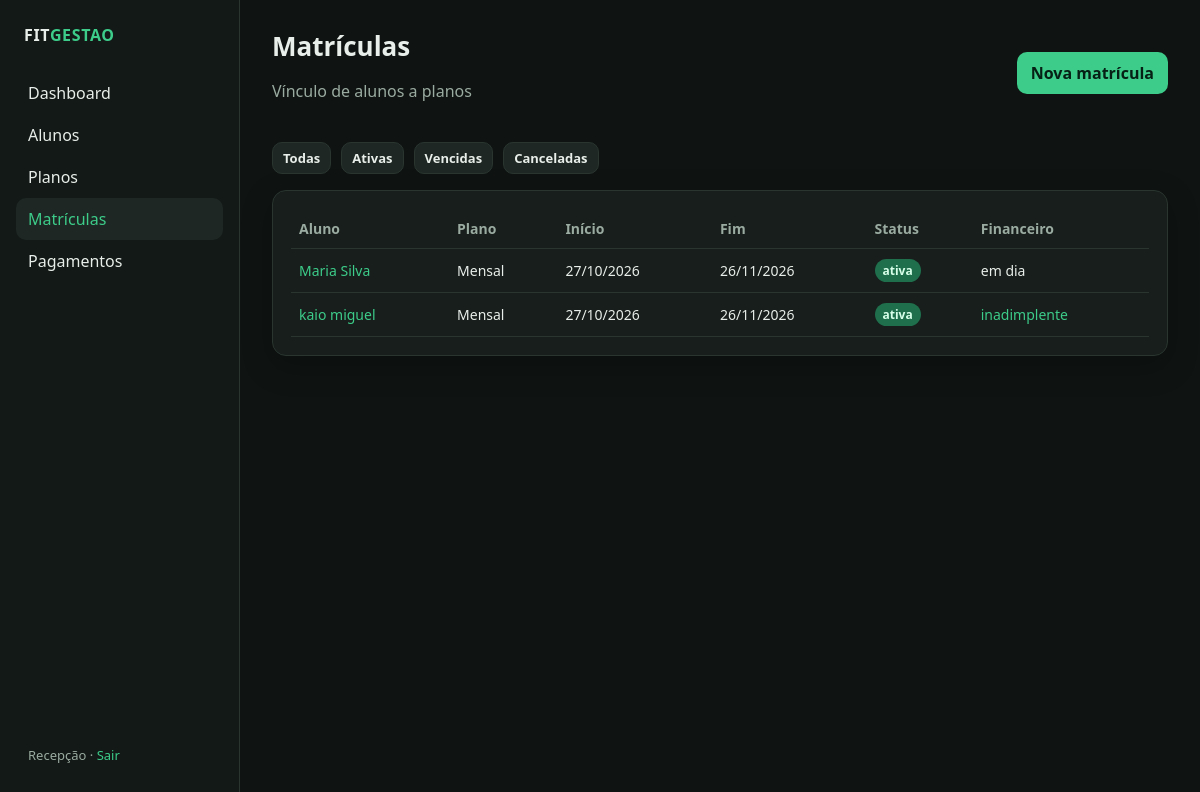
/matriculas/ (signed in), run on the app's committed database.
### app/models.py (models this page shows)
class User(UserMixin, db.Model):
    id = db.Column(db.Integer, primary_key=True)
    username = db.Column(db.String(80), unique=True, nullable=False)
    name = db.Column(db.String(120), nullable=False)
    password_hash = db.Column(db.String(255), nullable=False)
    payments = db.relationship("Payment", backref="registered_by", lazy=True)

class Enrollment(db.Model):
    id = db.Column(db.Integer, primary_key=True)
    student_id = db.Column(db.Integer, db.ForeignKey("student.id"), nullable=False)
    plan_id = db.Column(db.Integer, db.ForeignKey("plan.id"), nullable=False)
    start_date = db.Column(db.Date, nullable=False, default=date.today)
    end_date = db.Column(db.Date, nullable=False)
    status = db.Column(db.String(20), nullable=False, default="ativa")
    created_at = db.Column(db.DateTime, server_default=db.func.now())
    payments = db.relationship(
        "Payment", backref="enrollment", lazy=True, order_by="Payment.paid_at.desc()"
    )
    @property
    def has_paid(self):
        return any(p.status == "pago" for p in self.payments)
    @property
    def is_delinquent(self):
        return self.status != "cancelada" and not self.has_paid

class Student(db.Model):
    id = db.Column(db.Integer, primary_key=True)
    name = db.Column(db.String(120), nullable=False)
    document = db.Column(db.String(20), unique=True, nullable=False)
    phone = db.Column(db.String(30), nullable=True)
    email = db.Column(db.String(120), nullable=True)
    birth_date = db.Column(db.Date, nullable=True)
    status = db.Column(db.String(20), nullable=False, default="ativo")
    created_at = db.Column(db.DateTime, server_default=db.func.now())
    enrollments = db.relationship(
        "Enrollment", backref="student", lazy=True, order_by="Enrollment.start_date.desc()"
    )

class Plan(db.Model):
    id = db.Column(db.Integer, primary_key=True)
    name = db.Column(db.String(80), nullable=False)
    duration_days = db.Column(db.Integer, nullable=False)
    price = db.Column(db.Numeric(10, 2), nullable=False)
    active = db.Column(db.Boolean, default=True, nullable=False)
    enrollments = db.relationship("Enrollment", backref="plan", lazy=True)

### app/routes/enrollments.py (the view)
@bp.route("/")
@login_required
def list_enrollments():
    refresh_enrollment_statuses()
    status = request.args.get("status") or ""
    query = Enrollment.query
    if status:
        query = query.filter_by(status=status)
    enrollments = query.order_by(Enrollment.end_date.desc()).all()
    return render_template(
        "enrollments/list.html", enrollments=enrollments, status=status
    )

### app/services.py (called while the page is built)
def refresh_enrollment_statuses():
    today = date.today()
    rows = Enrollment.query.filter(Enrollment.status != "cancelada").all()
    changed = False
    for enrollment in rows:
        new_status = "vencida" if enrollment.end_date < today else "ativa"
        if enrollment.status != new_status:
            enrollment.status = new_status
            changed = True
    if changed:
        db.session.commit()

### app/templates/enrollments/list.html (shortened to what this page needs)
{% extends "base.html" %}
{% block content %}
<div class="topbar">
  <div>
    <h1>Matrículas</h1>
    <p class="muted">Vínculo de alunos a planos</p>
  </div>
  <a class="btn" href="{{ url_for('enrollments.create') }}">Nova matrícula</a>
</div>
<div class="toolbar" style="margin-bottom:16px">
  <a class="btn small secondary" href="{{ url_for('enrollments.list_enrollments') }}">Todas</a>
  <a class="btn small secondary" href="{{ url_for('enrollments.list_enrollments', status='ativa') }}">Ativas</a>
  <a class="btn small secondary" href="{{ url_for('enrollments.list_enrollments', status='vencida') }}">Vencidas</a>
  <a class="btn small secondary" href="{{ url_for('enrollments.list_enrollments', status='cancelada') }}">Canceladas</a>
</div>
<div class="card">
  {% if enrollments %}
  <table>
    <thead>
      <tr><th>Aluno</th><th>Plano</th><th>Início</th><th>Fim</th><th>Status</th><th>Financeiro</th></tr>
    </thead>
    <tbody>
      {% for e in enrollments %}
      <tr>
        <td><a href="{{ url_for('students.detail', student_id=e.student_id) }}">{{ e.student.name }}</a></td>
        <td>{{ e.plan.name }}</td>
        <td>{{ e.start_date.strftime('%d/%m/%Y') }}</td>
        <td>{{ e.end_date.strftime('%d/%m/%Y') }}</td>
        <td><span class="badge {{ e.status }}">{{ e.status }}</span></td>
        <td>
          {% if e.is_delinquent %}
            <a href="{{ url_for('payments.create', matricula=e.id) }}">inadimplente</a>
          {% else %}
            em dia
          {% endif %}
        </td>
      </tr>
      {% endfor %}
    </tbody>
  </table>
  {% else %}
    <p class="muted">Nenhuma matrícula neste filtro.</p>
  {% endif %}
</div>
{% endblock %}

### app/templates/base.html (shortened to what this page needs)
<!doctype html>
<html lang="pt-BR">
<head>
  <link rel="stylesheet" href="{{ url_for('static', filename='css/style.css') }}">
</head>
<body>
<div class="layout">
  <aside class="sidebar">
    <p class="brand">FIT<span>GESTAO</span></p>
    <nav class="nav">
      <a href="{{ url_for('dashboard.index') }}" class="{{ 'active' if request.endpoint == 'dashboard.index' }}">Dashboard</a>
      <a href="{{ url_for('students.list_students') }}" class="{{ 'active' if request.endpoint and request.endpoint.startswith('students.') }}">Alunos</a>
      <a href="{{ url_for('plans.list_plans') }}" class="{{ 'active' if request.endpoint and request.endpoint.startswith('plans.') }}">Planos</a>
      <a href="{{ url_for('enrollments.list_enrollments') }}" class="{{ 'active' if request.endpoint and request.endpoint.startswith('enrollments.') }}">Matrículas</a>
      <a href="{{ url_for('payments.list_payments') }}" class="{{ 'active' if request.endpoint and request.endpoint.startswith('payments.') }}">Pagamentos</a>
    </nav>
    <div class="user">
      {{ current_user.name }} · <a href="{{ url_for('auth.logout') }}">Sair</a>
    </div>
  </aside>
  <main class="main">
    {% block content %}{% endblock %}
  </main>
</div>
</body>
</html>

### app/static/css/style.css (style rules this page uses)
:root { --bg: #0f1412; --panel: #171e1b; --panel-2: #1e2723; --line: #2a3530; --text: #e8eee9; --muted: #9aaba1; --accent: #3dcc8a; --accent-dim: #1f6f4d; --danger: #e05a5a; --warn: #e0b45a; --info: #5aa8e0; --radius: 14px; --shadow: 0 10px 30px rgba(0, 0, 0, 0.28); font-family: "Segoe UI", system-ui, sans-serif; }
* { box-sizing: border-box; }
html, body { margin: 0; min-height: 100%; background: var(--bg); color: var(--text); }
a { color: var(--accent); text-decoration: none; }
.layout { display: grid; grid-template-columns: 240px 1fr; min-height: 100vh; }
.sidebar { background: #121916; border-right: 1px solid var(--line); padding: 24px 16px; display: flex; flex-direction: column; gap: 8px; }
.brand { font-weight: 700; letter-spacing: 0.04em; margin: 0 8px 18px; }
.brand span { color: var(--accent); }
.nav a { display: block; color: var(--text); padding: 10px 12px; border-radius: 10px; text-decoration: none; }
.nav a:hover, .nav a.active { background: var(--panel-2); color: var(--accent); }
.sidebar .user { margin-top: auto; color: var(--muted); font-size: 13px; padding: 12px; }
.main { padding: 28px 32px 48px; }
.topbar { display: flex; justify-content: space-between; align-items: center; gap: 16px; margin-bottom: 24px; }
h1 { margin: 0; font-size: 26px; }
.muted { color: var(--muted); }
.card { background: var(--panel); border: 1px solid var(--line); border-radius: var(--radius); padding: 18px; box-shadow: var(--shadow); }
.toolbar { display: flex; gap: 10px; flex-wrap: wrap; align-items: center; }
.btn { display: inline-flex; align-items: center; justify-content: center; background: var(--accent); color: #062015; font-weight: 700; border: 0; border-radius: 10px; padding: 10px 14px; cursor: pointer; text-decoration: none; }
.btn.secondary { background: var(--panel-2); color: var(--text); border: 1px solid var(--line); }
.btn.small { padding: 6px 10px; font-size: 13px; }
table { width: 100%; border-collapse: collapse; }
th, td { text-align: left; padding: 10px 8px; border-bottom: 1px solid var(--line); font-size: 14px; }
th { color: var(--muted); font-weight: 600; }
.badge { display: inline-block; padding: 3px 8px; border-radius: 999px; font-size: 12px; font-weight: 700; }
.badge.ativa, .badge.pago, .badge.ativo { background: #1f6f4d; color: #d8ffe9; }

### data on the page
User: name "Recepção"
Enrollment: student.name "Maria Silva", plan.name "Mensal", start_date "27/10/2026", end_date "26/11/2026", status "ativa", shows "em dia"
Enrollment: student.name "kaio miguel", plan.name "Mensal", start_date "27/10/2026", end_date "26/11/2026", status "ativa"
